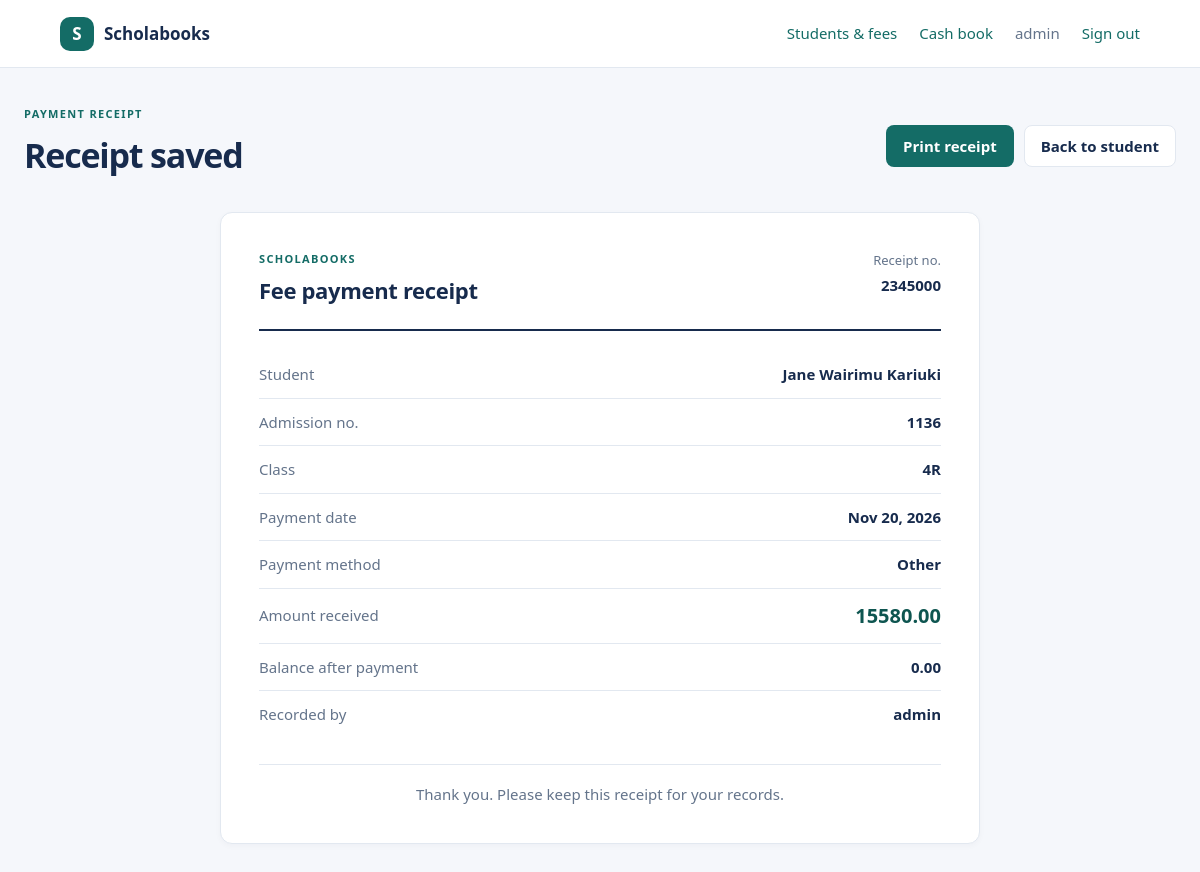
The page /staff/payments/2/receipt/ (signed in) on the database its author committed.
### myapp/models.py (models this page shows, shortened)
class Payment(models.Model):
    student = models.ForeignKey(
        Student,
        on_delete=models.PROTECT,
        related_name='payments',
    )
    amount = models.DecimalField(
        max_digits=10,
        decimal_places=2,
        validators=[MinValueValidator(Decimal('0.01'))],
    )
    receipt_number = models.CharField(max_length=50, unique=True)
    payment_method = models.CharField(max_length=20, choices=PAYMENT_METHOD_CHOICES)
    payment_date = models.DateField(default=timezone.localdate)
    note = models.CharField(max_length=250, blank=True)
    recorded_by = models.ForeignKey(
        settings.AUTH_USER_MODEL,
        on_delete=models.SET_NULL,
        null=True,
        blank=True,
        related_name='school_fee_payments',
    )
    created_at = models.DateTimeField(auto_now_add=True)
    class Meta:
        ordering = ['-payment_date', '-pk']

class Student(models.Model):
    admission_number = models.CharField(max_length=30, unique=True)
    name = models.CharField(max_length=100)
    class_name = models.CharField(max_length=64)
    admission_date = models.DateField(default=timezone.localdate)
    age = models.IntegerField(null=True, blank=True, validators=[MinValueValidator(1)])
    email = models.EmailField(blank=True)
    guardian_name = models.CharField(max_length=100, blank=True)
    guardian_phone = models.CharField(max_length=30, blank=True)
    fee_total = models.DecimalField(
        max_digits=10,
        decimal_places=2,
        default=Decimal('15580.00'),
        validators=[MinValueValidator(Decimal('0.00'))],
    )
    class Meta:
        ordering = ['name', 'admission_number']

### myapp/views.py (the view)
# urls.py: path('payments/<int:pk>/receipt/', views.payment_receipt, name='payment-receipt'),
@staff_required
def payment_receipt(request, pk):
    payment = get_object_or_404(
        Payment.objects.select_related('student', 'recorded_by'),
        pk=pk,
    )
    payments_through_receipt = Payment.objects.filter(
        student=payment.student,
    ).filter(
        Q(payment_date__lt=payment.payment_date)
        | Q(payment_date=payment.payment_date, pk__lte=payment.pk)
    )
    paid_through_receipt = (
        payments_through_receipt.aggregate(total=Sum('amount'))['total']
        or Decimal('0.00')
    )
    return render(request, 'receipt.html', {
        'payment': payment,
        'balance_after_payment': payment.student.fee_total - paid_through_receipt,
    })

### myapp/templates/receipt.html (shortened to what this page needs)
{% extends 'base.html' %}
{% block content %}
<div class="page-heading no-print">
    <div><p class="eyebrow">PAYMENT RECEIPT</p><h1>Receipt saved</h1></div>
    <div class="button-row">
        <button class="button button-primary" type="button" onclick="window.print()">Print receipt</button>
        <a class="button button-secondary" href="{% url 'student-detail' payment.student.pk %}">Back to student</a>
    </div>
</div>
<article class="card receipt">
    <div class="receipt-heading">
        <div><p class="eyebrow">SCHOLABOOKS</p><h2>Fee payment receipt</h2></div>
        <div class="receipt-number"><span>Receipt no.</span><strong>{{ payment.receipt_number }}</strong></div>
    </div>
    <dl class="details-list receipt-details">
        <div><dt>Student</dt><dd>{{ payment.student.name }}</dd></div>
        <div><dt>Admission no.</dt><dd>{{ payment.student.admission_number }}</dd></div>
        <div><dt>Class</dt><dd>{{ payment.student.class_name }}</dd></div>
        <div><dt>Payment date</dt><dd>{{ payment.payment_date|date:'M j, Y' }}</dd></div>
        <div><dt>Payment method</dt><dd>{{ payment.get_payment_method_display }}</dd></div>
        <div><dt>Amount received</dt><dd class="receipt-amount">{{ payment.amount|floatformat:2 }}</dd></div>
        <div><dt>Balance after payment</dt><dd>{{ balance_after_payment|floatformat:2 }}</dd></div>
        <div><dt>Recorded by</dt><dd>{{ payment.recorded_by.get_full_name|default:payment.recorded_by.username|default:'—' }}</dd></div>
    </dl>
    <p class="receipt-thanks">Thank you. Please keep this receipt for your records.</p>
</article>
{% endblock %}

### myapp/templates/base.html (shortened to what this page needs)
{% load static %}
<!doctype html>
<html lang="en">
<head>
    <link rel="stylesheet" href="{% static 'css/style.css' %}">
</head>
<body>
    <header class="topbar">
        <a class="brand" href="{% url 'dashboard' %}"><span class="brand-mark">S</span> Scholabooks</a>
        {% if user.is_authenticated %}
            <nav class="topbar-actions">
                <a href="{% url 'dashboard' %}">Students &amp; fees</a>
                <a href="{% url 'cash-book' %}">Cash book</a>
                <span class="staff-name">{{ user.get_full_name|default:user.username }}</span>
                <form method="post" action="{% url 'logout' %}">
                    <button class="link-button" type="submit">Sign out</button>
                </form>
            </nav>
        {% endif %}
    </header>
    <main class="page">
        {% block content %}{% endblock %}
    </main>
</body>
</html>

### myapp/static/css/style.css (style rules this page uses)
:root { --ink: #172b4d; --muted: #64748b; --line: #e2e8f0; --paper: #fff; --canvas: #f5f7fb; --brand: #146c66; --brand-dark: #0e5550; --soft-brand: #e7f4f1; --danger: #b42318; }
* { box-sizing: border-box; }
body { margin: 0; background: var(--canvas); color: var(--ink); font: 15px/1.5 "Segoe UI", Arial, sans-serif; }
a { color: var(--brand); text-decoration: none; }
.topbar { align-items: center; background: var(--paper); border-bottom: 1px solid var(--line); display: flex; justify-content: space-between; min-height: 68px; padding: 0 clamp(20px, 5vw, 72px); }
.brand { align-items: center; color: var(--ink); display: inline-flex; font-size: 17px; font-weight: 700; gap: 10px; }
.brand-mark { align-items: center; background: var(--brand); border-radius: 10px; color: #fff; display: inline-flex; height: 34px; justify-content: center; width: 34px; }
.topbar-actions, .topbar-actions form { align-items: center; display: flex; gap: 22px; }
.staff-name, .muted, .summary-label { color: var(--muted); }
.link-button { background: none; border: 0; color: var(--brand); cursor: pointer; font: inherit; padding: 0; }
.page { margin: 0 auto; max-width: 1240px; padding: 38px 24px 64px; }
.page-heading, .section-heading { align-items: center; display: flex; gap: 20px; justify-content: space-between; }
.page-heading { margin-bottom: 26px; }
h1, h2, p { margin-top: 0; }
h1 { font-size: clamp(26px, 4vw, 34px); letter-spacing: -.035em; margin-bottom: 5px; }
h2 { font-size: 18px; letter-spacing: -.015em; margin-bottom: 5px; }
.eyebrow { color: var(--brand); font-size: 11px; font-weight: 700; letter-spacing: .12em; margin-bottom: 7px; }
.button, button.button { align-items: center; border: 1px solid transparent; border-radius: 8px; cursor: pointer; display: inline-flex; font: inherit; font-weight: 650; justify-content: center; min-height: 42px; padding: 9px 16px; text-decoration: none; }
.button-primary { background: var(--brand); color: #fff; }
.button-secondary { background: #fff; border-color: var(--line); color: var(--ink); }
.button-row { display: flex; flex-wrap: wrap; gap: 10px; }
.card, .summary-card { background: var(--paper); border: 1px solid var(--line); border-radius: 12px; box-shadow: 0 2px 6px rgb(23 43 77 / 3%); }
.card { margin-bottom: 22px; padding: 24px; }
.details-list { margin: 18px 0 0; }
.details-list > div, .fee-line { align-items: center; border-bottom: 1px solid var(--line); display: flex; gap: 16px; justify-content: space-between; padding: 12px 0; }
.details-list > div:last-child { border-bottom: 0; }
.details-list dt, .fee-line span { color: var(--muted); }
.details-list dd { font-weight: 600; margin: 0; text-align: right; }
.receipt { margin: 0 auto; max-width: 760px; padding: 38px; }
.receipt-heading { align-items: start; border-bottom: 2px solid var(--ink); display: flex; justify-content: space-between; padding-bottom: 22px; }
.receipt-heading h2 { font-size: 22px; margin: 0; }
.receipt-number { display: grid; gap: 4px; text-align: right; }
.receipt-number span { color: var(--muted); font-size: 13px; }
.receipt-details { margin-top: 20px; }
.receipt-amount { color: var(--brand-dark); font-size: 20px; }
.receipt-thanks { border-top: 1px solid var(--line); color: var(--muted); margin: 26px 0 0; padding-top: 18px; text-align: center; }

### rows shown on the page
Payment: receipt_number "2345000", student.name "Jane Wairimu Kariuki", student.admission_number "1136", student.class_name "4R", payment_date "Nov 20, 2026", payment_method "Other", amount "15580.00", recorded_by.get_full_name "admin"

### other values the page prints
{{ user.get_full_name|default:user.username }} "admin"
{{ balance_after_payment|floatformat:2 }} "0.00"
